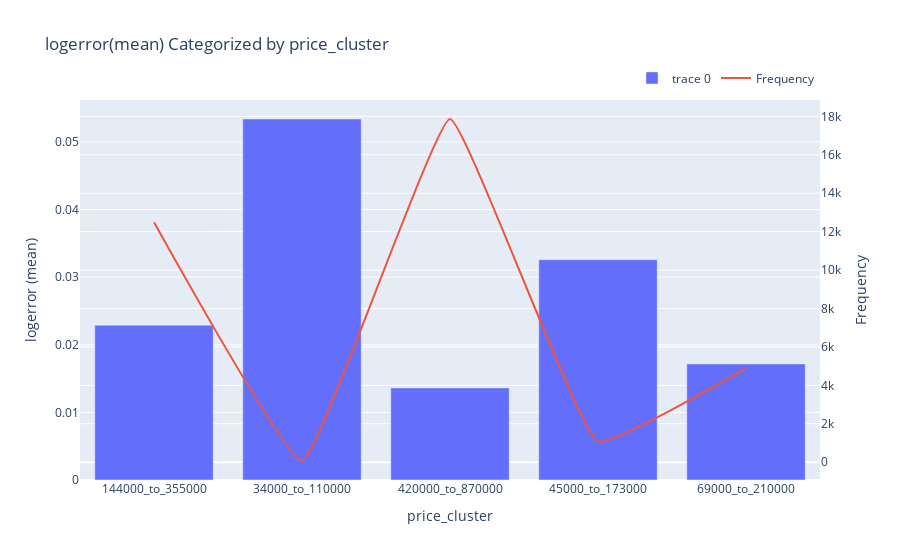

Notebook source saved alongside this figure:
### Code cell
if isinstance(df, (pd.DatetimeIndex, pd.MultiIndex)):
	df = df.to_frame(index=False)

# remove any pre-existing indices for ease of use in the D-Tale code, but this is not required
df = df.reset_index().drop('index', axis=1, errors='ignore')
df.columns = [str(c) for c in df.columns]  # update columns to strings in case they are numbers

df = df.sort_values(['logerror'], ascending=[False])

chart = df.groupby('price_cluster')[['logerror']].agg(['count', 'mean'])
chart.columns = chart.columns.droplevel(0)
chart.columns = ["count", "data"]
chart.index.name = 'labels'
chart = chart.reset_index()
charts = [
	go.Bar(x=chart['labels'].values, y=chart['data'].values),
	go.Scatter(
		x=chart['labels'].values, y=chart['count'].values, yaxis='y2',
		name='Frequency', line={'shape': 'spline', 'smoothing': 0.3}, mode='lines'
	)
]
figure = go.Figure(data=charts, layout=go.Layout({
    'barmode': 'group',
    'legend': {'orientation': 'h'},
    'title': {'text': 'logerror(mean) Categorized by price_cluster'},
    'xaxis': {'title': {'text': 'price_cluster'}},
    'yaxis': {'side': 'left', 'title': {'text': 'logerror (mean)'}},
    'yaxis2': {'overlaying': 'y', 'side': 'right', 'title': {'text': 'Frequency'}}
}))
figure.update_layout(legend=dict(
    orientation="h",
    yanchor="bottom",
    y=1.02,
    xanchor="right",
    x=1
))
# If you're having trouble viewing your chart in your notebook try passing your 'chart' into this snippet:
#
from plotly.offline import iplot, init_notebook_mode
#
init_notebook_mode(connected=True)
for chart in charts:
    chart.pop('id', None) # for some reason iplot does not like 'id'
iplot(figure)

### Figure 1 — Plotly figure (JSON) as saved in the notebook; plotly's stock layout.template omitted (floating-point values rounded to 4 significant figures)
{"data": [{"type": "bar", "x": ["144000_to_355000", "34000_to_110000", "420000_to_870000", "45000_to_173000", "69000_to_210000"], "y": [0.0229, 0.0534, 0.01362, 0.03259, 0.01717]}, {"line": {"shape": "spline", "smoothing": 0.3}, "mode": "lines", "name": "Frequency", "type": "scatter", "x": ["144000_to_355000", "34000_to_110000", "420000_to_870000", "45000_to_173000", "69000_to_210000"], "y": [12488, 63, 17861, 1077, 4895], "yaxis": "y2"}], "layout": {"barmode": "group", "legend": {"orientation": "h", "x": 1, "xanchor": "right", "y": 1.02, "yanchor": "bottom"}, "title": {"text": "logerror(mean) Categorized by price_cluster"}, "xaxis": {"title": {"text": "price_cluster"}}, "yaxis": {"side": "left", "title": {"text": "logerror (mean)"}}, "yaxis2": {"overlaying": "y", "side": "right", "title": {"text": "Frequency"}}}}
